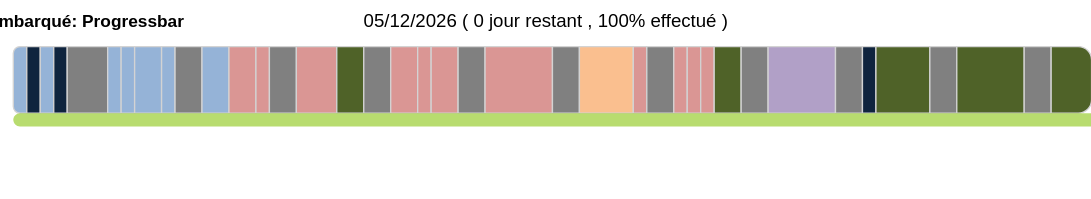

Vega-Lite specification for this chart:
### Vega specification from a JSON file in a GitHub repository (floating-point values rounded to 4 significant figures)
{"$schema": "https://vega.github.io/schema/vega/v5.json", "width": 800, "height": 130, "padding": 10, "title": {"text": "Formation C/C++ Embarqué: Progressbar"}, "signals": [{"name": "currentDate", "update": "now()"}, {"name": "currentDay", "update": "date(currentDate)"}, {"name": "currentMonth", "update": "month(currentDate)"}, {"name": "currentYear", "update": "year(currentDate)"}, {"name": "today", "update": "utc(currentYear, currentMonth, currentDay)"}, {"name": "startDate", "update": "utc(2022,10,7)"}, {"name": "endDate", "update": "utc(2023,0,25)"}, {"name": "days", "update": "utcSequence('day', startDate, utcOffset('day', endDate))"}, {"name": "module", "update": "data('currentModule')[0]"}, {"name": "daysRemaining", "update": "length(utcSequence('day', today, utcOffset('day',endDate))) - (length(data('joursRepos'))>0?data('joursRepos')[0].total:0)"}, {"name": "progressPercent", "update": "min(1,scale('x',today)/width)"}], "data": [{"name": "dates", "format": {"parse": {"debut": "utc:%Y-%m-%d", "fin": "utc:%Y-%m-%d"}}, "values": [{"debut": "2022-11-7", "fin": "2022-11-7", "module": "Algorithmie", "code": 9601, "type": "Environnement", "enseignant": "Didier Razon"}, {"debut": "2022-11-8", "fin": "2022-11-8", "module": "Rôle et comportement du consultant", "code": 6480, "type": "Comportement", "enseignant": "Sylvie Deprez"}, {"debut": "2022-11-9", "fin": "2022-11-9", "module": "Algorithmie", "code": 8082, "type": "Environnement", "enseignant": "Didier Razon"}, {"debut": "2022-11-10", "fin": "2022-11-10", "module": "Rôle et comportement du consultant", "code": 3930, "type": "Comportement", "enseignant": "Sylvie Deprez"}, {"debut": "2022-11-11", "fin": "2022-11-13", "module": "Week-end", "code": 0, "type": "Repos", "enseignant": ""}, {"debut": "2022-11-14", "fin": "2022-11-14", "module": "Présentation Linux", "code": 2467, "type": "Environnement", "enseignant": "Steeve Assous"}, {"debut": "2022-11-15", "fin": "2022-11-15", "module": "Commandes Linux", "code": 7591, "type": "Environnement", "enseignant": "Steeve Assous"}, {"debut": "2022-11-16", "fin": "2022-11-17", "module": "Shell Script", "code": 4980, "type": "Environnement", "enseignant": "Steeve Assous"}, {"debut": "2022-11-18", "fin": "2022-11-18", "module": "Administration Linux", "code": 1797, "type": "Environnement", "enseignant": "Marc Brayer"}, {"debut": "2022-11-19", "fin": "2022-11-20", "module": "Week-end", "code": 0, "type": "Repos", "enseignant": ""}, {"debut": "2022-11-21", "fin": "2022-11-22", "module": "Administration Linux", "code": 1797, "type": "Environnement", "enseignant": "Marc Brayer"}, {"debut": "2022-11-23", "fin": "2022-11-24", "module": "GIT", "code": 2190, "type": "Développement", "enseignant": "Steeve Assous"}, {"debut": "2022-11-25", "fin": "2022-11-25", "module": "Programmation C", "code": 9443, "type": "Développement", "enseignant": "Steeve Assous"}, {"debut": "2022-11-26", "fin": "2022-11-27", "module": "Week-end", "code": 0, "type": "Repos", "enseignant": ""}, {"debut": "2022-11-28", "fin": "2022-11-30", "module": "Programmation C", "code": 9443, "type": "Développement", "enseignant": "Steeve Assous"}, {"debut": "2022-12-01", "fin": "2022-12-02", "module": "Projet C", "code": 7509, "type": "Projet", "enseignant": "Steeve Assous"}, {"debut": "2022-12-03", "fin": "2022-12-04", "module": "Week-end", "code": 0, "type": "Repos", "enseignant": ""}, {"debut": "2022-12-05", "fin": "2022-12-06", "module": "Introduction au processus de test dans le développement logiciel", "code": 6096, "type": "Développement", "enseignant": "N/A"}, {"debut": "2022-12-07", "fin": "2022-12-07", "module": "Dev. Open Source", "code": 7468, "type": "Développement", "enseignant": "Steeve Assous"}, {"debut": "2022-12-08", "fin": "2022-12-09", "module": "C Vers C++ 11", "code": 4332, "type": "Développement", "enseignant": "Steeve Assous"}, {"debut": "2022-12-10", "fin": "2022-12-11", "module": "Week-end", "code": 0, "type": "Repos", "enseignant": ""}, {"debut": "2022-12-12", "fin": "2022-12-16", "module": "C Vers C++ 11", "code": 4332, "type": "Développement", "enseignant": "Steeve Assous"}, {"debut": "2022-12-17", "fin": "2022-12-18", "module": "Week-end", "code": 0, "type": "Repos", "enseignant": ""}, {"debut": "2022-12-19", "fin": "2022-12-22", "module": "Temps Réel", "code": 6944, "type": "Temps Réel", "enseignant": "Albert Pais"}, {"debut": "2022-12-23", "fin": "2022-12-23", "module": "C Vers C++ 11", "code": 9142, "type": "Développement", "enseignant": "Steeve Assous"}, {"debut": "2022-12-24", "fin": "2022-12-25", "module": "Week-end", "code": 0, "type": "Repos", "enseignant": ""}, {"debut": "2022-12-26", "fin": "2022-12-26", "module": "C Vers C++ 11", "code": 9142, "type": "Développement", "enseignant": "Steeve Assous"}, {"debut": "2022-12-27", "fin": "2022-12-27", "module": "Sqlite", "code": 5512, "type": "Développement", "enseignant": "Steeve Assous"}, {"debut": "2022-12-28", "fin": "2022-12-28", "module": "Debug", "code": 1202, "type": "Développement", "enseignant": "Steeve Assous"}, {"debut": "2022-12-29", "fin": "2022-12-30", "module": "Projet C++", "code": 1893, "type": "Projet", "enseignant": "Steeve Assous"}, {"debut": "2022-12-31", "fin": "2023-01-01", "module": "Week-end", "code": 0, "type": "Repos", "enseignant": ""}, {"debut": "2023-01-02", "fin": "2023-01-06", "module": "Linux Embarqué", "code": 2688, "type": "Embarqué", "enseignant": "Marc Brayer"}, {"debut": "2023-01-07", "fin": "2023-01-08", "module": "Week-end", "code": 0, "type": "Repos", "enseignant": ""}, {"debut": "2023-01-09", "fin": "2023-01-09", "module": "Présenter ses nouvelles compétences", "code": 3426, "type": "Comportement", "enseignant": "Sylvie Deprez"}, {"debut": "2023-01-10", "fin": "2023-01-13", "module": "Projet Final & Soutenance", "code": 2139, "type": "Projet", "enseignant": "Steeve Assous"}, {"debut": "2023-01-14", "fin": "2023-01-15", "module": "Week-end", "code": 0, "type": "Repos", "enseignant": ""}, {"debut": "2023-01-16", "fin": "2023-01-20", "module": "Projet Final & Soutenance", "code": 2139, "type": "Projet", "enseignant": "Steeve Assous"}, {"debut": "2023-01-21", "fin": "2023-01-22", "module": "Week-end", "code": 0, "type": "Repos", "enseignant": ""}, {"debut": "2023-01-23", "fin": "2023-01-25", "module": "Projet Final & Soutenance", "code": 2139, "type": "Projet", "enseignant": "Steeve Assous"}], "transform": [{"type": "formula", "expr": "time(datum.debut)", "as": "debut"}, {"type": "formula", "expr": "time(datum.fin)", "as": "fin"}]}, {"name": "currentModule", "source": "dates", "transform": [{"type": "filter", "expr": "datum.debut<=today && datum.fin>=today"}]}, {"name": "joursRepos", "source": "dates", "transform": [{"type": "filter", "expr": "datum.type==='Repos' && today <= datum.fin"}, {"type": "formula", "expr": "length(utcSequence('day', (today>datum.debut ? today : datum.debut), utcOffset('day',datum.fin)))", "as": "nb"}, {"type": "aggregate", "fields": ["nb"], "ops": ["sum"], "as": ["total"]}]}], "scales": [{"name": "x", "type": "linear", "domain": {"data": "dates", "fields": ["debut", "fin"]}, "zero": false, "range": "width"}, {"name": "type", "type": "ordinal", "domain": {"data": "dates", "field": "type"}, "range": ["#95b3d7", "#0f243e", "gray", "#da9694", "#4f6228", "#fabf8f", "#b1a0c7"]}], "legends": [{"fill": "type", "direction": "horizontal", "orient": "bottom"}], "marks": [{"type": "rect", "from": {"data": "dates"}, "encode": {"enter": {"yc": {"value": 50}, "height": {"value": 50}, "x": {"field": "debut", "scale": "x"}, "x2": {"signal": "utcOffset('day',datum.fin)", "scale": "x"}, "cornerRadiusTopLeft": [{"test": "datum.debut === startDate", "value": 10}], "cornerRadiusBottomLeft": [{"test": "datum.fin === startDate", "value": 10}], "cornerRadiusTopRight": [{"test": "datum.fin === endDate", "value": 10}], "cornerRadiusBottomRight": [{"test": "datum.fin === endDate", "value": 10}], "stroke": {"value": "lightgray"}, "tooltip": {"signal": "{'module':datum.module, 'type':datum.type, 'code':datum.code, 'enseignant':datum.enseignant}"}}, "update": {"fill": {"field": "type", "scale": "type"}}, "hover": {"fill": {"value": "greenyellow"}}}}, {"type": "rect", "interactive": false, "encode": {"enter": {"y": {"value": 75}, "height": {"value": 10}, "x": {"signal": "startDate", "scale": "x"}, "x2": {"signal": "today", "scale": "x"}, "cornerRadius": {"value": 10}, "fill": {"value": "yellowGreen"}, "fillOpacity": {"value": 0.7}}}}, {"type": "rect", "from": {"data": "currentModule"}, "interactive": false, "encode": {"enter": {"yc": {"value": 50}, "height": {"value": 60}, "x": {"signal": "today", "scale": "x"}, "x2": {"signal": "utcOffset('day',today)", "scale": "x"}, "cornerRadius": {"value": 10}, "fill": {"field": "type", "scale": "type"}}}}, {"type": "text", "encode": {"enter": {"yc": {"value": 10}, "xc": {"signal": "width", "mult": 0.5}, "align": {"value": "center"}, "fontSize": {"value": 14}, "text": {"signal": "timeFormat(today,'%d/%m/%Y')+' ( '+daysRemaining+' jour'+(daysRemaining>1?'s':'')+' restant , '+format(progressPercent,'.0%')+' effectué )'"}}}}, {"type": "text", "encode": {"enter": {"yc": {"value": 100}, "x": {"signal": "width", "mult": 0.5}, "fontSize": {"value": 14}, "fontWeight": {"value": "bold"}, "align": {"value": "right"}, "text": [{"test": "module.type != 'Repos'", "value": ["Code:", "Module:", "Enseignant:"]}, {"value": "Module:"}]}}}, {"type": "text", "encode": {"enter": {"yc": {"value": 100}, "x": {"signal": "width", "mult": 0.5}, "fontSize": {"value": 14}, "align": {"value": "left"}, "text": [{"test": "module.type != 'Repos'", "signal": "[module.code, module.module, module.enseignant]"}, {"signal": "module.module"}]}}}]}
